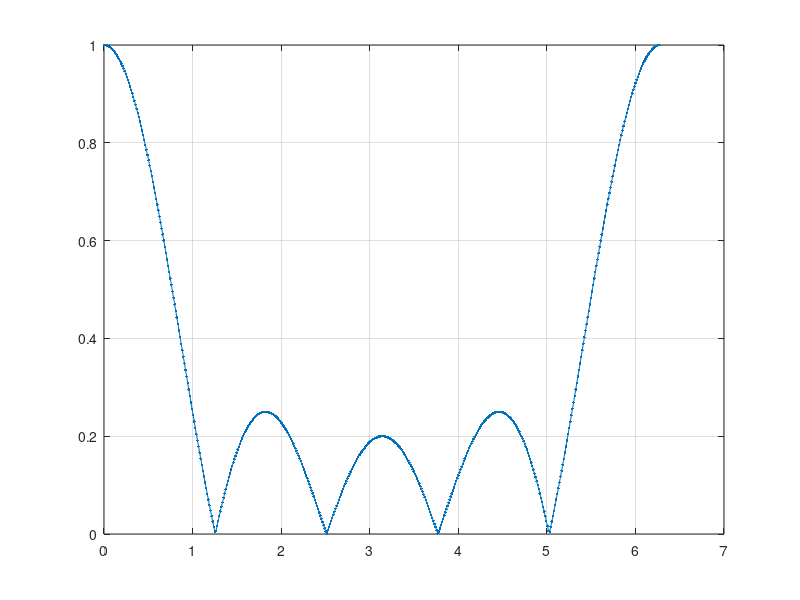
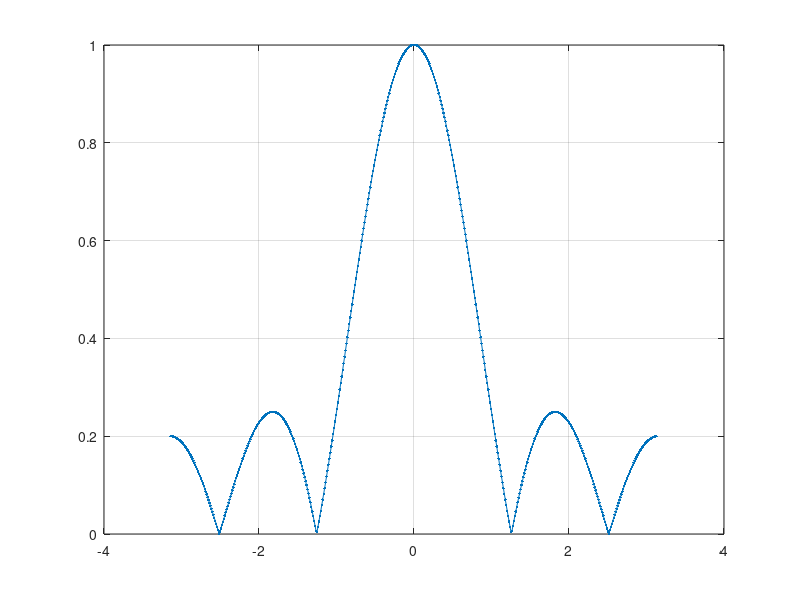
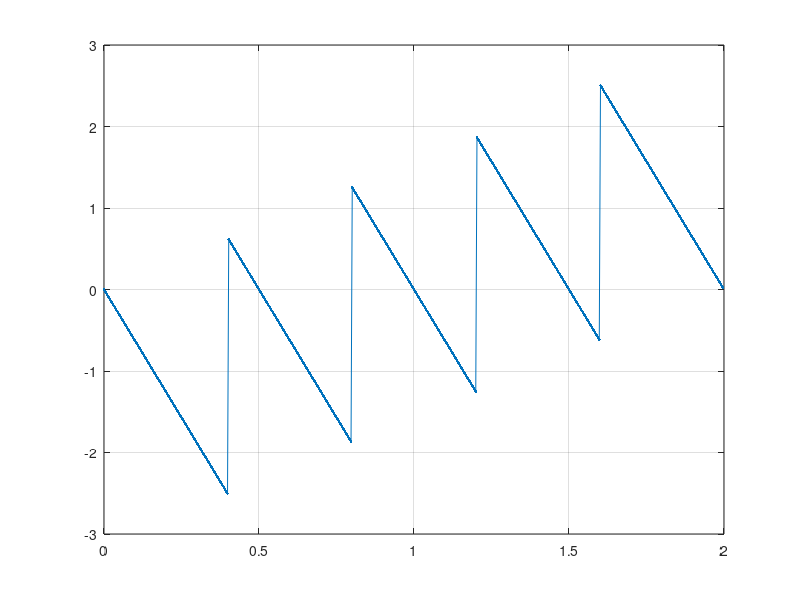

Source code (MATLAB) for these figures, in order:
n=(0: 10);
h=[ones(1,5)/5 zeros(1,6)];
stem(n,h);
[H, W]=freqz(h,1, 512, 'whole'); 
figure(1)
plot(W, abs(H), '.-'); grid
figure(2)
plot(fftshift(W-2*pi*(W>=pi)), abs(fftshift(H)), '.-'); grid
figure(3)
plot(W/pi, angle(H), '.-');grid